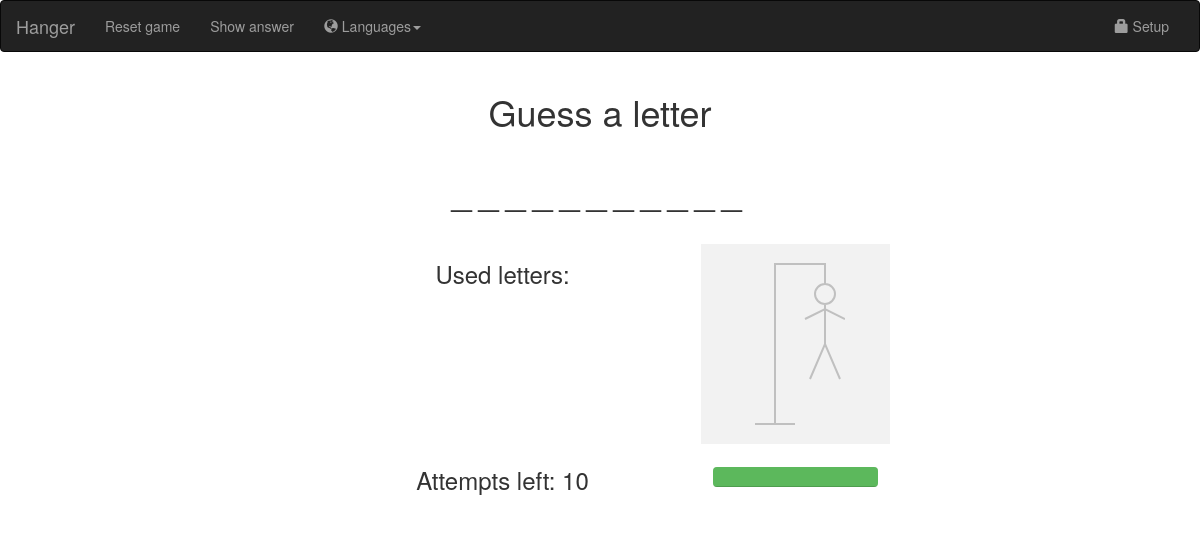
The page / on the database its author committed.
### hangerapp/models.py (models this page shows, shortened)
class InterfaceMessages(models.Model):
    language = models.ForeignKey('Languages', on_delete=models.PROTECT)
    status_announcement = models.CharField(max_length=200, null=True)
    game_name = models.CharField(max_length=20, null=True)
    reset_game_prompt = models.CharField(max_length=50, null=True)
    show_answer_prompt = models.CharField(max_length=50, null=True)
    languages_word = models.CharField(max_length=20, null=True)
    used_letters_label = models.CharField(max_length=50, null=True)
    attempts_left_label = models.CharField(max_length=50, null=True)
    just_click_reset_message = models.CharField(max_length=100, null=True)
    type_a_letter_message = models.CharField(max_length=100, null=True)
    letter_already_used_message = models.CharField(max_length=100, null=True)
    you_entered_message = models.CharField(max_length=50, null=True)
    and_hit_message = models.CharField(max_length=20, null=True)
    and_missed_message = models.CharField(max_length=20, null=True)
    you_won_message = models.CharField(max_length=100, null=True)
    you_lost_message = models.CharField(max_length=100, null=True)
    class Meta:
        verbose_name = 'Interface message'
        verbose_name_plural = 'Interface messages'

### hangerapp/views.py (the view)
# urls.py: url(r'^$', views.make_a_guess_sync, name='initial'),
def make_a_guess_sync(request):
    global debug
    new_letter = request.GET.get('guess_letter', '')  # [0].upper()
    if new_letter == '':
        hanger = initial_view(request)
    else:
        hanger = make_a_guess(request, new_letter)
    languages = Languages.objects.all()
    interface_messages = InterfaceMessages.objects.get(language__code=hanger.language.code)
    return render(request, 'hanger/guess.html', {
        'the_word': hanger,
        'debug': debug,
        'percentage_left': 100,
        'percentage_used' : 0,
        'interface_messages' : interface_messages,
        'all_languages' : languages
    })

### hangerapp/models.py (called while the page is built)
    def save_to_cookies(self):
        self.request.session['word'] = self.secret_word
        self.request.session['hint'] = self.hint
        self.request.session['used'] = self.used_letters
        self.request.session['failures'] = self.wrong_attempts
        self.request.session['language'] = self.language.code

    def attempts_left(self):
        return self.max_wrong_attempts - self.wrong_attempts

### hangerapp/views.py (called while the page is built)
def initial_view(request, language=0):
    secret_word = Words.objects.get(pk=random.randint(1, Words.objects.count()))
    hanger = Hangers(request, secret_word.word, language)
    hanger.save_to_cookies()
    return hanger

### hangerapp/templates/hanger/guess.html (shortened to what this page needs)
{% load static %}
<html xmlns="http://www.w3.org/1999/xhtml">
    <head>
        <link rel="stylesheet" href="https://maxcdn.bootstrapcdn.com/bootstrap/3.3.7/css/bootstrap.min.css">
    </head>
    <body onload="init();">
        <nav class="navbar navbar-inverse">
          <div class="container-fluid">
            <div class="navbar-header">
              <a class="navbar-brand" id="game_name" href="#">{{interface_messages.game_name}}</a>
            </div>
            <div class="collapse navbar-collapse" id="myNavbar">
              <ul class="nav navbar-nav">
                <li><a href="#" id="reset">{{interface_messages.reset_game_prompt}}</a></li>
                <li><a href="#" id="show_answer">{{interface_messages.show_answer_prompt}}</a></li>
                <li class="dropdown">
                    <a class="dropdown-toggle" data-toggle="dropdown" href="#"><span class="glyphicon glyphicon-globe"></span> <span id="languages_word"> {{interface_messages.languages_word}}</span><span class="caret"></span></a>
                </li>
              </ul>
              <ul class="nav navbar-nav navbar-right">
                <li><a href="/admin/"><span class="glyphicon glyphicon-lock"></span> Setup</a></li>
              </ul>
            </div>
          </div>
        </nav>
        <div class="container text-center align-middle">
            <h1><div id="status_announcement">{{ interface_messages.status_announcement }}</div><br>
                <div class="hint" id="hint">{{the_word.hint}}</div></h1><br>
            <div class="row">
                <div class="col-sm-3 hidden-xs"></div>
                <div class="col-sm-4">
                    <h3><span id="used_letters_label">{{interface_messages.used_letters_label}}</span>: </h3>
                </div>
                <div class="col-sm-2 grayed">
                    <canvas id="Canvas1" width="100" height="200">Your browser doesn't support HTML5 canvas, it's a shame</canvas>
                </div>
                <div class="col-sm-3 hidden-xs"></div>
            </div>
            <div class="row">
                <div class="col-sm-3 hidden-xs"></div>
                <div class="col-sm-4">
                    <h3><span id="attempts_left_label">{{interface_messages.attempts_left_label}}</span>: <span id="wrong_attempts">{{the_word.attempts_left}}</span></h3>
                </div>
                <div class="col-sm-2">
                    <br>
                    <div class="progress" id="progr_bar">
                        <div class="progress-bar progress-bar-success" id="perc_left" role="progressbar" style="width:{{percentage_left}}%"></div>
                    </div>
                </div>
                <div class="col-sm-3 hidden-xs"></div>
            </div>
        </div>
        {% if debug %}
            <br><br>
            <br><br>
        {% endif %}
    </body>
</html>

### hangerapp/templates/hanger/guess.html (style rules this page uses)
.hint { letter-spacing: 7px; font face="Courier New"; }
.grayed { background-color: #f2f2f2; border: #FFFFFF medium solid; }

### rows shown on the page
InterfaceMessages: game_name "Hanger", reset_game_prompt "Reset game", show_answer_prompt "Show answer", languages_word "Languages", status_announcement "Guess a letter", used_letters_label "Used letters", attempts_left_label "Attempts left"

### other values the page prints
{{ the_word.hint }} "___________"
{{ the_word.attempts_left }} "10"
